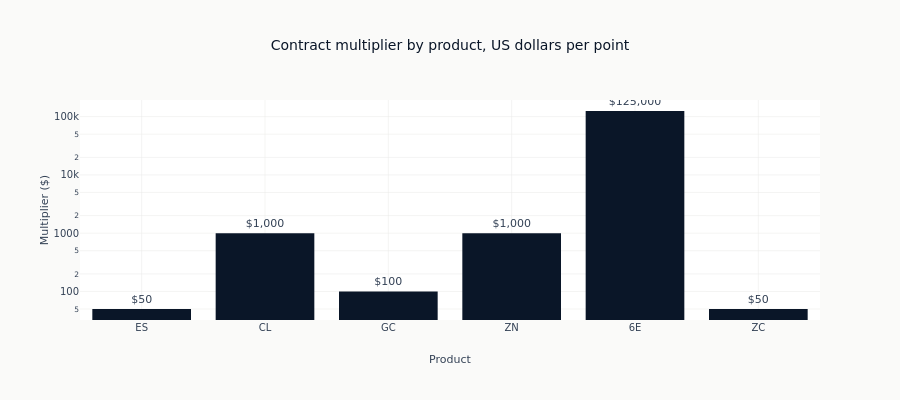

The notebook cell saved with this chart:
### Code cell
# Visualize multiplier range across products
fig = go.Figure()
fig.add_trace(
    go.Bar(
        x=[DEMO_SPECS[p].symbol for p in PRODUCTS],
        y=[DEMO_SPECS[p].multiplier for p in PRODUCTS],
        text=[f"${DEMO_SPECS[p].multiplier:,.0f}" for p in PRODUCTS],
        textposition="outside",
        marker_color=COLORS["blue"],
    )
)
fig.update_layout(
    title="Contract multiplier by product, US dollars per point",
    xaxis_title="Product",
    yaxis_title="Multiplier ($)",
    yaxis_type="log",
    height=400,
)
_mults = {p: DEMO_SPECS[p].multiplier for p in PRODUCTS}
_mult_phrase = ", ".join(f"{p} {m:,.0f}" for p, m in sorted(_mults.items(), key=lambda kv: kv[1]))
show_plotly_with_alt(
    fig,
    "Bar chart of contract multiplier by product on a logarithmic dollar axis, each bar labelled "
    f"with its value. From the smallest to the largest: {_mult_phrase} dollars per point. The "
    f"range spans a factor of {max(_mults.values()) / min(_mults.values()):,.0f}, which is why a "
    "point move cannot be read as a dollar move without the multiplier.",
)

### Figure 1 — Plotly figure (JSON) as saved in the notebook; plotly's stock layout.template omitted (floating-point values rounded to 4 significant figures)
{"data": [{"marker": {"color": "#0a1628"}, "text": ["$50", "$1,000", "$100", "$1,000", "$125,000", "$50"], "textposition": "outside", "type": "bar", "x": ["ES", "CL", "GC", "ZN", "6E", "ZC"], "y": [50.0, 1000.0, 100.0, 1000.0, 125000.0, 50.0]}], "layout": {"height": 400, "title": {"text": "Contract multiplier by product, US dollars per point"}, "xaxis": {"title": {"text": "Product"}}, "yaxis": {"title": {"text": "Multiplier ($)"}, "type": "log"}}}
